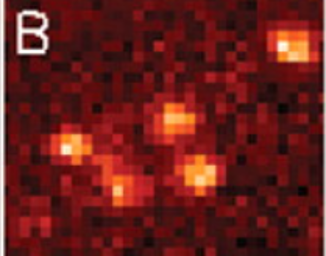
#> input picture Picture1.png, 326 x 256 px
$ jupyter execute --allow-errors 'Expectation Maximization.ipynb'   (shell and % lines are left out)
#> lines starting #> are read from the running program, lines starting #| are printed output that depends on the picture
[cell 1]
import numpy as np
import matplotlib.pyplot as plt
import os
import cv2
from skimage.color import rgb2lab, lab2rgb
from matplotlib import patches as patch
from skimage import measure
from mpl_toolkits.mplot3d import Axes3D
import math
import tqdm
from numpy.linalg import inv, det
import scipy as sp
import seaborn as sns
from PIL import Image

[cell 2]
class GMM(object):
    def __init__(self, X, k=2):
        # dimension
        X = np.asarray(X)
        self.m, self.n = X.shape
        self.data = X.copy()
        # number of mixtures
        self.k = k

    def _init(self):
        # init mixture means/sigmas
        self.mean_arr = np.asmatrix(np.random.random((self.k, self.n)))
        self.sigma_arr = np.array([np.asmatrix(np.identity(self.n)) for i in range(self.k)])
        self.phi = np.ones(self.k)/self.k
        self.w = np.asmatrix(np.empty((self.m, self.k), dtype=float))
        #print(self.mean_arr)
        #print(self.sigma_arr)

    def fit(self, tol=1e-4):
        self._init()
        num_iters = 0
        ll = 1
        previous_ll = 0
        while(ll-previous_ll > tol):
            previous_ll = self.loglikelihood()
            self._fit()
            num_iters += 1
            ll = self.loglikelihood()
            print('Iteration %d: log-likelihood is %.6f'%(num_iters, ll))
        print('Terminate at %d-th iteration:log-likelihood is %.6f'%(num_iters, ll))

    def loglikelihood(self):
        ll = 0
        for i in range(self.m):
            tmp = 0
            for j in range(self.k):
                #print(self.sigma_arr[j])
                tmp += sp.stats.multivariate_normal.pdf(self.data[i, :],
                                                        self.mean_arr[j, :].A1,
                                                        self.sigma_arr[j, :]) *\
                       self.phi[j]
            ll += np.log(tmp)
        return ll

    def _fit(self):
        self.e_step()
        self.m_step()

    def e_step(self):
        # calculate w_j^{(i)}
        for i in range(self.m):
            den = 0
            for j in range(self.k):
                num = sp.stats.multivariate_normal.pdf(self.data[i, :],
                                                       self.mean_arr[j].A1,
                                                       self.sigma_arr[j]) *\
                      self.phi[j]
                den += num
                self.w[i, j] = num
            self.w[i, :] /= den
            assert self.w[i, :].sum() - 1 < 1e-4

    def m_step(self):
        for j in range(self.k):
            const = self.w[:, j].sum()
            self.phi[j] = 1/self.m * const
            _mu_j = np.zeros(self.n)
            _sigma_j = np.zeros((self.n, self.n))
            for i in range(self.m):
                _mu_j += (self.data[i, :] * self.w[i, j])
                _sigma_j += self.w[i, j] * ((self.data[i, :] - self.mean_arr[j, :]).T * (self.data[i, :] - self.mean_arr[j, :]))
                #print((self.data[i, :] - self.mean_arr[j, :]).T * (self.data[i, :] - self.mean_arr[j, :]))
            self.mean_arr[j] = _mu_j / const
            self.sigma_arr[j] = _sigma_j / const

[cell 3]
def multivariate_gaussian(pos, mu, Sigma):
    """Return the multivariate Gaussian distribution on array pos."""

    n = mu.shape[0]
    Sigma_det = np.linalg.det(Sigma)
    Sigma_inv = np.linalg.inv(Sigma)
    N = np.sqrt((2*np.pi)**n * Sigma_det)
    # This einsum call calculates (x-mu)T.Sigma-1.(x-mu) in a vectorized
    # way across all the input variables.
    fac = np.einsum('...k,kl,...l->...', pos-mu, Sigma_inv, pos-mu)

    return np.exp(-fac / 2) / N

[cell 4]
img = Image.open("Picture1.png")
#> img is the input picture: PIL image 326x256 RGBA; mean R, G, B, A 104.2, 30.4, 27, 255
gray_image=img.convert('L')
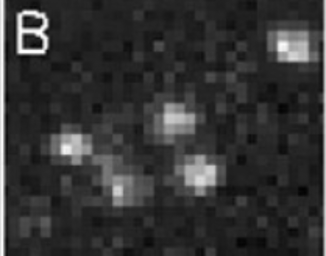
#> gray_image: PIL image 326x256 L; min 2, max 255, mean 52.1
plt.imshow(gray_image, cmap = "gray")
plt.colorbar()
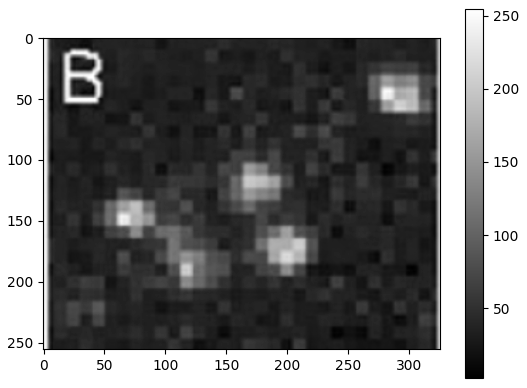
#> figure drawn by matplotlib, 2 panels

[cell 5]
gmm = GMM(gray_image)
#> (the rest of this cell did not finish here and is left out)


#> (a cell that did not finish here is left out)

[cell 7]
plt.figure(figsize = [10,3], dpi = 150)
plt.grid()
hist, bins = np.histogram(gray_image, bins = 300, normed = True)
#> hist = 300 values, max 0.0696 at index 40, min 0 at index 6, mean 0.00395; bins = 301 values from 2 to 255
plt.bar(bins[:-1], hist, width=1, color='b')
plt.ylabel("PDF")
plt.xlabel("a*")
plt.colorbar
# plt.xlim(-8,8)
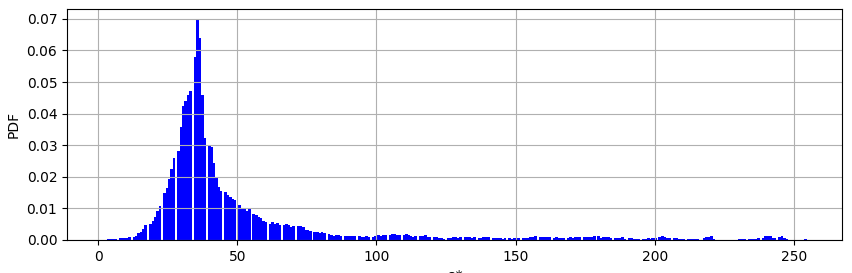
#> figure drawn by matplotlib, 1 panel; tallest bar 0.0696 high, from x = 35.23 to 36.23
